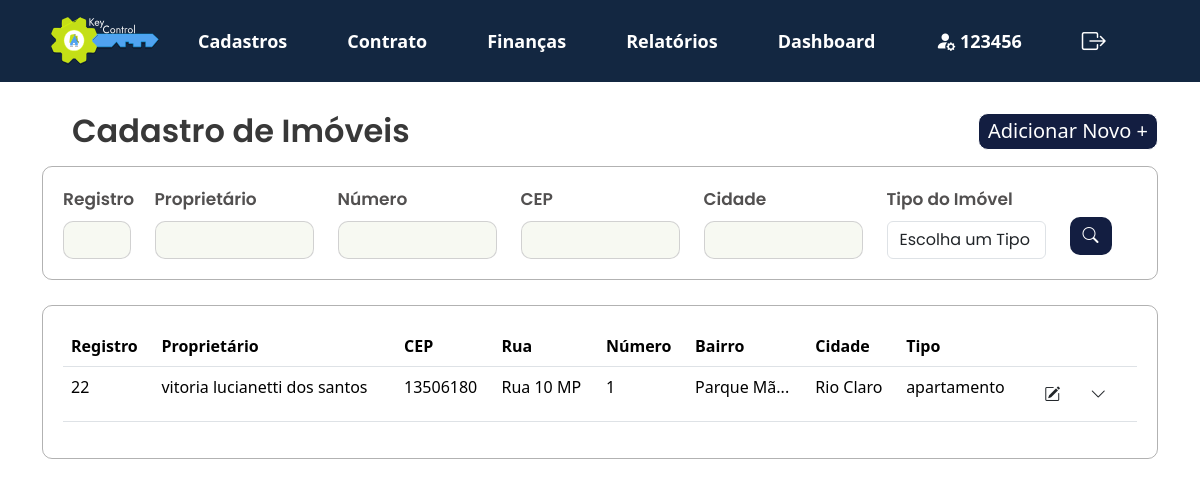
Before: /KeyControl/projeto/views/lista_imovel.php (signed in) with the older database file.
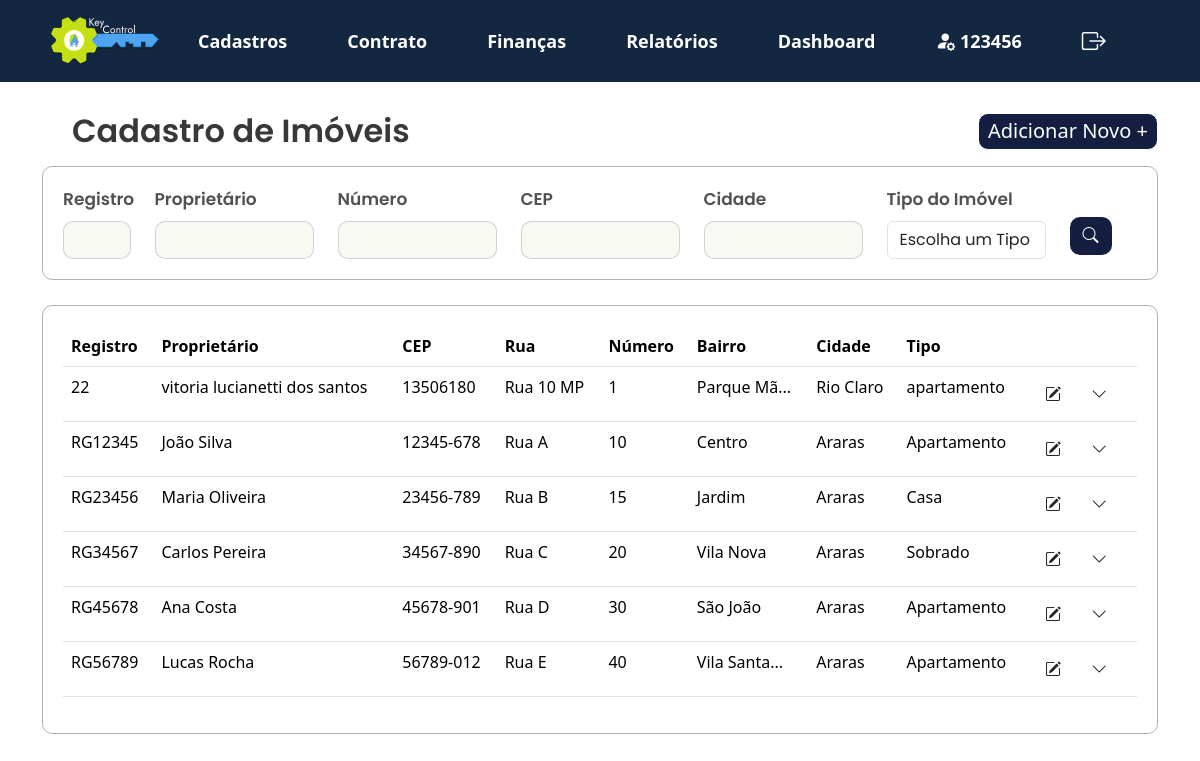
After: the same page with the newer database file.
### tables this page shows
CREATE TABLE `cadastro_imovel` (
  `id` int(11) NOT NULL,
  `id_imobiliaria` varchar(20) NOT NULL,
  `cpf_cnpj_proprietario` varchar(20) NOT NULL,
  `tipo_imovel` varchar(50) NOT NULL,
  `quantidade_quartos` int(11) DEFAULT NULL,
  `quantidade_banheiros` int(11) DEFAULT NULL,
  `quantidade_vagas` int(11) DEFAULT NULL,
  `area_total` decimal(10,2) DEFAULT NULL,
  `cep` varchar(10) DEFAULT NULL,
  `rua` varchar(100) DEFAULT NULL,
  `numero` varchar(10) DEFAULT NULL,
  `bairro` varchar(50) DEFAULT NULL,
  `cidade` varchar(50) DEFAULT NULL,
  `estado` varchar(50) DEFAULT NULL,
  `pais` varchar(50) DEFAULT NULL,
  `registro_imovel` varchar(50) DEFAULT NULL,
  `valor_aluguel` float DEFAULT NULL,
  `taxa_aluguel` float DEFAULT NULL,
  `valor_venda` float DEFAULT NULL,
  `taxa_venda` float DEFAULT NULL,
  `complemento` varchar(255) DEFAULT NULL,
  `registro_agua` varchar(50) DEFAULT NULL
);

CREATE TABLE `cadastro_cliente` (
  `id` int(11) NOT NULL,
  `nome` varchar(100) NOT NULL,
  `rg_ie` varchar(20) DEFAULT NULL,
  `data_nascimento_fundacao` date DEFAULT NULL,
  `telefone` varchar(20) DEFAULT NULL,
  `email` varchar(100) DEFAULT NULL,
  `estado_civil` varchar(20) DEFAULT NULL,
  `nacionalidade` varchar(50) DEFAULT NULL,
  `profissao` varchar(50) DEFAULT NULL,
  `cep` varchar(10) DEFAULT NULL,
  `rua` varchar(100) DEFAULT NULL,
  `numero` varchar(10) DEFAULT NULL,
  `bairro` varchar(50) DEFAULT NULL,
  `cidade` varchar(50) DEFAULT NULL,
  `estado` varchar(50) DEFAULT NULL,
  `pais` varchar(50) DEFAULT NULL,
  `locador` tinyint(1) DEFAULT 0,
  `locatario` tinyint(1) DEFAULT 0,
  `fiador` tinyint(1) DEFAULT 0,
  `comprador` tinyint(1) DEFAULT 0,
  `complemento` varchar(255) DEFAULT NULL,
  `cpf_cnpj` varchar(20) NOT NULL,
  `id_imobiliaria` varchar(20) NOT NULL
);

### KeyControl/projeto/app/controllers/filtros_imovel.php (called while the page is built, shortened)
<?php
include '../app/controllers/db_conexao.php';
function buildQuery($registro_imovel, $cpf_cnpj_proprietario, $tipo_imovel, $cep, $rua, $bairro, $cidade) {
    $sql = "SELECT imovel.*, cliente.nome
            FROM cadastro_imovel imovel
            INNER JOIN cadastro_cliente cliente
                ON imovel.cpf_cnpj_proprietario = cliente.cpf_cnpj";
    $conditions = [];
    $params = [];
    return [$sql, $params];
}
$registro_imovel = $_POST['registro_imovel'] ?? '';
$cpf_cnpj_proprietario = $_POST['cpf_cnpj_proprietario'] ?? '';
$tipo_imovel = $_POST['tipo_imovel'] ?? '';
$cep = $_POST['cep'] ?? '';
$rua = $_POST['rua'] ?? '';
$bairro = $_POST['bairro'] ?? '';
$cidade = $_POST['cidade'] ?? '';
list($sql, $params) = buildQuery($registro_imovel, $cpf_cnpj_proprietario, $tipo_imovel, $cep, $rua, $bairro, $cidade);
try {
    if ($pdo) {
        $stmt = $pdo->prepare($sql);
        $stmt->execute($params);
        $result = $stmt->fetchAll(PDO::FETCH_ASSOC);
    } else {
        throw new Exception("Erro na conexão com o banco de dados.");
    }
} catch (Exception $e) {
    echo "Erro na execução da consulta: " . $e->getMessage();
}
?>

### KeyControl/projeto/views/lista_imovel.php (the view, shortened to what the changed rows need)
<?php
   include_once '../app/controllers/filtros_imovel.php';
   ?>
<!DOCTYPE html>
<html lang="pt-br">
   <head>
      <link href="https://cdn.jsdelivr.net/npm/bootstrap@5.3.3/dist/css/bootstrap.min.css" rel="stylesheet">
      <link rel="stylesheet" href="../public/assets/js/menu.js">
      <link rel="stylesheet" href="https://cdn.jsdelivr.net/npm/bootstrap-icons@1.10.5/font/bootstrap-icons.css">
      <link rel="stylesheet" type="text/css" href="../public/assets/css/style2.css">
   </head>
   <body>
      <?php include 'navbar.php';?>
      <section>
         <div class="container">
            <div class="d-flex justify-content-between align-items-center mb-3">
               <h2 class="mb-0">Cadastro de Imóveis</h2>
            </div>
         </div>
      </section>
      <section>
         <div class="container">
            <div class="card_relatório">
               <table class="table table-hover">
                  <thead>
                     <tr>
                        <th>Registro</th>
                        <th>Proprietário</th>
                        <th>CEP</th>
                        <th>Rua</th>
                        <th>Número</th>
                        <th>Bairro</th>
                        <th>Cidade</th>
                        <th>Tipo</th>
                        <th></th>
                     </tr>
                  </thead>
                  <tbody>
                     <?php
                        if (isset($result) && count($result) > 0) {
                            foreach ($result as $row) {
                                $bairro = htmlspecialchars($row['bairro'] ?? '-');
                                $bairro_resumido = htmlspecialchars(substr($bairro, 0, 10) . (strlen($bairro) > 10 ? '...' : ''));
                                echo "<tr>
                                        <td>" . htmlspecialchars($row['registro_imovel'] ?? '-') . "</td>
                                        <td>" . htmlspecialchars($row['nome'] ?? '-') . "</td>
                                        <td>" . htmlspecialchars($row['cep'] ?? '-') . "</td>
                                        <td>" . htmlspecialchars($row['rua'] ?? '-') . "</td>
                                        <td>" . htmlspecialchars($row['numero'] ?? '-') . "</td>
                                        <td title='$bairro'>$bairro_resumido</td>
                                        <td>" . htmlspecialchars($row['cidade'] ?? '-') . "</td>
                                        <td>" . htmlspecialchars($row['tipo_imovel'] ?? '-') . "</td>
                                        <td>
                                 <button class='btn' onclick=\"window.location.href='../views/modifica_imovel.php?id=" . htmlspecialchars($row['id']) . "'\">
                                          <i class='bi bi-pencil-square'></i>
                                          </button>
                                            <button class='btn' onclick='toggleSubMenu(this)'>
                                                <i class='bi bi-chevron-down'></i>
                                            </button>
                                            <div class='submenu' style='display: none;'>
                                                <div class='submenu-options'>
                                                    <button class='imprimir' onclick='redirectToRelatorio(" . htmlspecialchars($row['id']) . ")'>
                                                        <i class='bi bi-printer'></i> Imprimir
                                                    </button>
                                                    <button class='excluir' onclick='deleteRecord(" . htmlspecialchars($row['id']) . ")'>
                                                        <i class='bi bi-trash'></i> Excluir
                                                    </button>
                                                </div>
                                            </div>
                                        </td>
                                    </tr>";
                            }
                        } else {
                            echo "<tr><td colspan='8'>Nenhum registro encontrado</td></tr>";
                        }
                        ?>
                  </tbody>
               </table>
            </div>
         </div>
      </section>
   </body>
</html>

Changed rows visible on the page:
added cadastro_imovel: registro_imovel "RG12345", cadastro_cliente.nome "João Silva", cep "12345-678", rua "Rua A", numero "10", bairro "Centro", cidade "Araras", tipo_imovel "Apartamento"
added cadastro_imovel: registro_imovel "RG23456", cadastro_cliente.nome "Maria Oliveira", cep "23456-789", rua "Rua B", numero "15", bairro "Jardim", cidade "Araras", tipo_imovel "Casa"
added cadastro_imovel: registro_imovel "RG34567", cadastro_cliente.nome "Carlos Pereira", cep "34567-890", rua "Rua C", numero "20", bairro "Vila Nova", cidade "Araras", tipo_imovel "Sobrado"
added cadastro_imovel: registro_imovel "RG45678", cadastro_cliente.nome "Ana Costa", cep "45678-901", rua "Rua D", numero "30", bairro "São João", cidade "Araras", tipo_imovel "Apartamento"
added cadastro_imovel: registro_imovel "RG56789", cadastro_cliente.nome "Lucas Rocha", cep "56789-012", rua "Rua E", numero "40", bairro "Vila Santa...", cidade "Araras", tipo_imovel "Apartamento"
